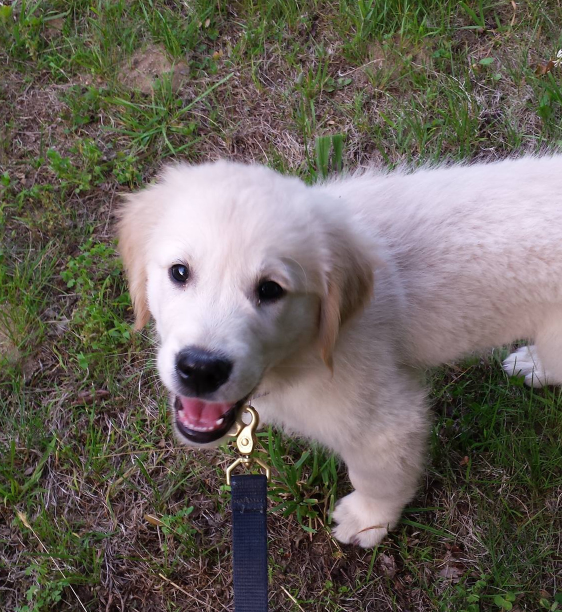
#> input picture pages/img/1.jpg, 1124 x 1224 px, found by its file name (shown at 1/2 size); its folder holds 4 pictures in this run
$ python ImageResize.py   (older library calls are emulated)
#> lines starting #> are read from the running program, lines starting #| are printed output that depends on the picture
import PIL
import os
from PIL import Image


def resizeBasedOnHeight(fileName, height, newFileName):
#> called with height = 720
    img = Image.open(fileName)
#> img is the input picture: PIL image 1124x1224 RGB; mean R, G, B 106.3, 100, 92.3
    hpercent = (height/ float(img.size[1]))
#> hpercent = 0.588
    wsize = int((float(img.size[0]) * float(hpercent)))
#> wsize = 661
    img = img.resize((wsize, height), PIL.Image.ANTIALIAS)
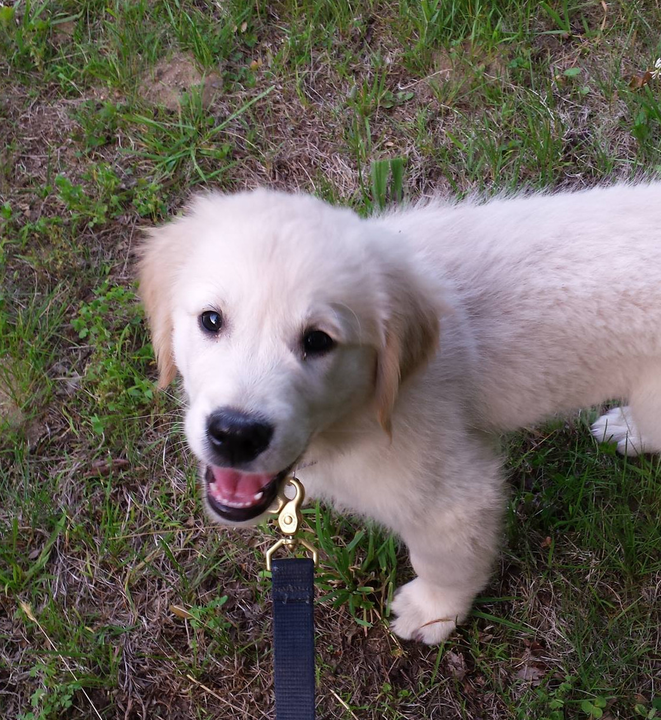
#> img: PIL image 661x720 RGB; mean R, G, B 106.3, 100, 92.3
    img.save(newFileName)

def main():
    dir = "/home/stephanie/rosemist_goldens/rosemist_site/pages/img"
    height = 720
    outdir = "/home/stephanie/rosemist_goldens/rosemist_site/pages/img/smaller"
    for fileName in os.listdir(dir):
        if(fileName.endswith('.jpg') or fileName.endswith('.jpeg')):
            absfile = os.path.join(dir, fileName)
            resizeBasedOnHeight(absfile, height, os.path.join(outdir, fileName))

if __name__ == '__main__':
    main()
